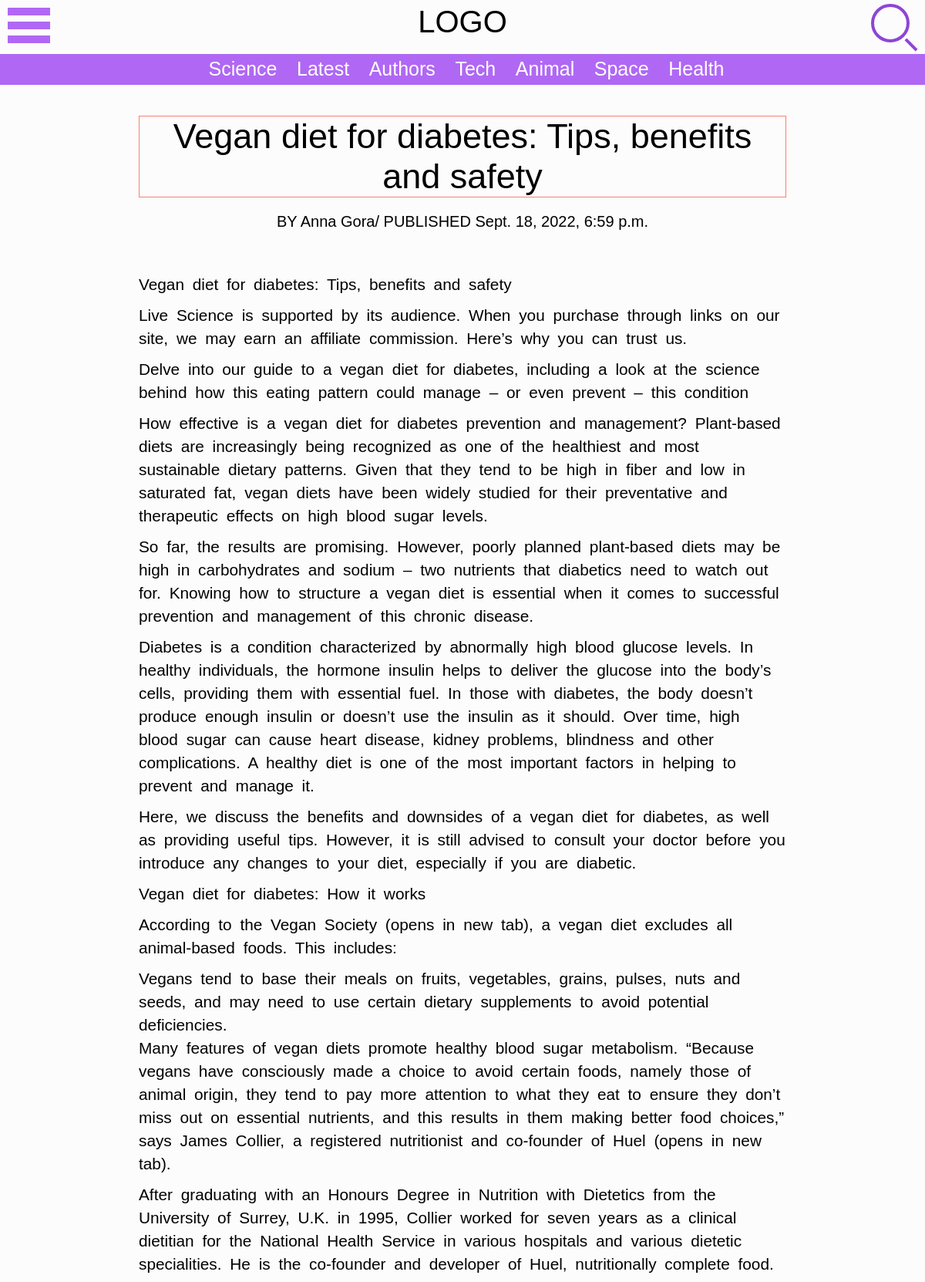
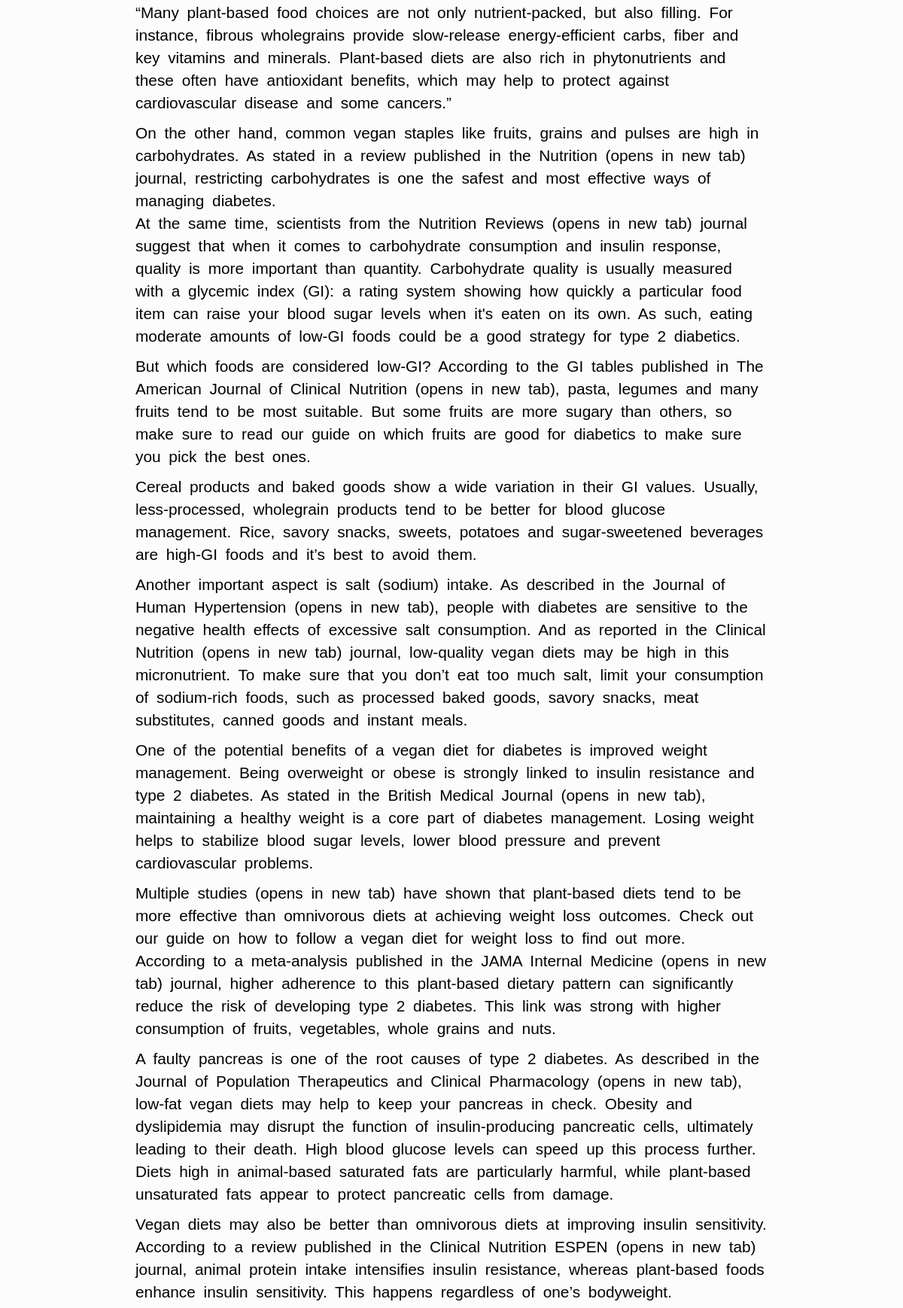
The app's page /article/Vegan diet for diabetes: Tips, benefits and safety (upper part) with its own data (2 pictures, top to bottom).
### arsite/models.py (models this page shows, shortened)
class Article(models.Model):
    Author = models.CharField(max_length=100, unique=False)
    header_image = models.ImageField(upload_to='images/', null=True, blank=True)
    url = models.TextField(unique=True, null=True)
    image_url = models.TextField(null=True)
    category = models.CharField(max_length=100)
    subtitle = models.TextField(max_length=100, null=True)
    title = models.CharField(max_length=100, unique=True)
    body = models.TextField()
    views = models.IntegerField(default=0)
    updated = models.DateTimeField(auto_now=True)
    created = models.DateTimeField(auto_now_add=True)

### arsite/views.py (the view)
# urls.py: path('article/<str:name>', views.article_page, name="article_page"),
def article_page(request, name):
    article_name = str(name).replace('%20', ' ')
    if request.method == 'POST':
        q = request.POST.get('q')
        if request.POST.get('q') != None:
            return redirect('search_page', search_data=q)
        else:
            pass
    try:
        article = models.Article.objects.get(title=article_name)
        comments = article.comment_set.all().order_by('-created')
        article.views += 1
        article.save()
        if request.method == 'POST':
            message = models.Comment.objects.create(
                user=request.user.username, article=article, body=request.POST.get('body')
                )
            return redirect('article_page', article_name)
    except:
        article = models.Article.objects.get(title=article_name)
        comments = article.comment_written_set.all().order_by('-created')
        article.views += 1
        article.save()
        if request.method == 'POST':
            message = models.Comment_written.objects.create(
                user=request.user.username, article=article, body=request.POST.get('body')
                )
            return redirect('article_page', article_name)
    context = {
        "article": article, 'comments': comments, 'signbtn': name, 'categories': article.category.split(',')
    }
    return render(request, 'arsite/article_page.html', context )

### arsite/templates/arsite/article_page.html (shortened to what this page needs)
{% extends 'arsite/home.html' %}
{% block head %}
{{ block.super }}
{% load static %}
<link rel="stylesheet" href="{% static 'arsite/article_page.css' %}">
{% endblock head %}
{% block content %}
<div class="start">
<h1 class='title'>
    {{article.title}}
</h1>
<p class='author_date'>BY {{article.Author}}/ PUBLISHED {{article.updated}}</p>
</div>
<div class='article_img'>
</div>
<div class='Article_body'>
    {{article.body|linebreaks}}
</div>
{% endblock content %}

### arsite/static/arsite/home.css (style rules this page uses)
body { margin: 0; font-family:'Trebuchet MS', 'Lucida Sans Unicode', 'Lucida Grande', 'Lucida Sans', Arial, sans-serif; background-color: #fcfcfc; font-size: 1.25rem; overflow: hidden; padding: 0; }
* { -webkit-tap-highlight-color: transparent; }
html { overflow: hidden; overflow-y: visible; }
h1 { margin: 0; }
h1, h2 { font-family: "Montserrat", sans-serif; margin: 10px 0; }
.Large > .article_info > h3, p { width: 90%; margin: 0; }
p, h3 { margin: 0; font-size: 1.30rem; }
p { font-weight: 100; }

### arsite/static/arsite/article_page.css (style rules this page uses)
.start { text-align: center; }
.title { border: 1px solid salmon; font-size: 45px; margin: 40px 15%; margin-bottom: 0; font-weight: 500; }
.author_date { font-size: 20px; }
.Article_body { width: 70%; height: fit-content; margin: 0 auto; font-size: 20px; font-family:'Trebuchet MS', 'Lucida Sans Unicode', 'Lucida Grande', 'Lucida Sans', Arial, sans-serif; word-spacing: 5px; line-height: 30px; }
.Large > .article_info > h3, p { width: 100%; }

### records on screen
Article: title "Vegan diet for diabetes: Tips, benefits and safety", Author "Anna Gora", updated "Sept. 18, 2022, 6:59 p.m.", body "Vegan diet for diabetes: Tips, benefits and safety Live Science is supported by its audience. When you purchase through links on our site, we may earn an affiliate commission. Here’s why you can trust us. Delve into our guide to a vegan diet for diabetes, including a look at the science behind how this eating pattern could manage – or even prevent – this condition How effective is a vegan diet for diabetes prevention and management? Plant-based diets are increasingly being recognized as one of the healthiest and most sustainable dietary patterns. Given that they tend to be high in fiber and low in saturated fat, vegan diets have been widely studied for their preventative and therapeutic…"
